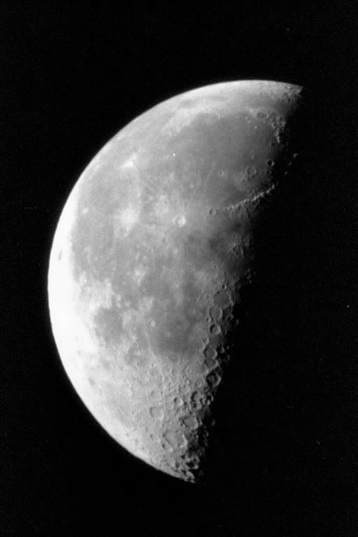
%> input picture moon.tif, 358 x 537 px
$ octave imgcompress.m   (GNU Octave 9; MATLAB toolbox functions it lacks are replaced by stand-ins)
%> lines starting %> are read from the running program, lines starting %| are printed output that depends on the picture; long printed decimals are rounded
diary('imgcompressdiary')
%% Read image from Matlab's image library.

A = imread('moon.tif');
%> A is the input picture: size 537x358 uint8; min 0, max 253, mean 52.9
A = double(A);
%> A: size 537x358 double

%% Display as a grayscale image.
figure; % Open new figure box.
colormap('gray') % Make image grayscale.
imagesc(A); set(gca,'DataAspectRatio',[1 1 1]); % Display matrix as image. Last part maintains aspect ratio.

%% Take SVD.

[U,S,V] = svd(A); % Use "svd" to find SVD A = U*S*V'.


%% Use singular values to estimate an acceptable rank k for compression.

% Number of k to try (k = 1,2,..., r).
r = 100;

sig = diag(S); % Extract vector of singular values using "diag" command. Store as variable
%> sig = 358 values, max 36844.2 at index 1, min 4.75 at index 358, mean 351.6
               % called "sig".


% Make vector of relative errors between rank k approximation Ak and A for
% k = 1,2, ..., r.
relerr = (1/sig(1))*sig;
%> relerr = 358 values, max 1 at index 1, min 0.000129 at index 358, mean 0.00954

%% Display relative 2-norm errors between A and A1, A2, etc.
% (Don't change).
fprintf('+++++++++++++++++++++++++++++++++++++++++++++++++++\n')
fprintf('   k \t| relerr \t| k \t| relerr    \n')
fprintf('+++++++++++++++++++++++++++++++++++++++++++++++++++\n')
for k = 1:r/2
    fprintf('% 4d \t| %1.5f \t| %4d \t| %1.5f \n', k, relerr(k), r/2 + k, relerr(r/2 + k))
end
%> this loop made 50 passes
%|    1 	| 1.000 	|   51 	| 0.00792
%|    2 	| 0.3476 	|   52 	| 0.00759
%|    3 	| 0.2455 	|   53 	| 0.00748
%|    4 	| 0.15 	|   54 	| 0.00717
%|    5 	| 0.1141 	|   55 	| 0.00702
%|    6 	| 0.08921 	|   56 	| 0.00692
%|    7 	| 0.07522 	|   57 	| 0.00678
%|    8 	| 0.06354 	|   58 	| 0.00658
%> (further printed lines are left out)
fprintf('+++++++++++++++++++++++++++++++++++++++++++++++++++\n')


%% Plot relative errors.
% (Don't change).
figure;
plot(1:50, sig(1:50)/sig(1))
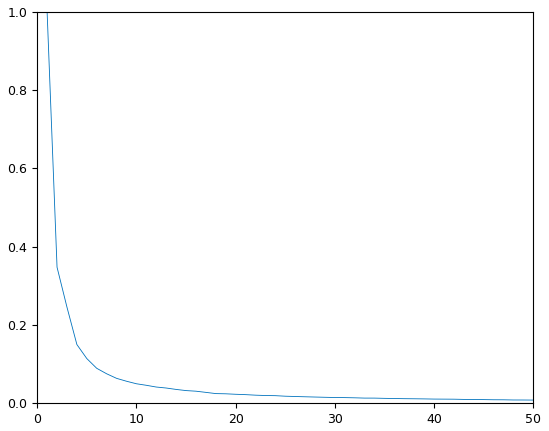
%> figure redrawn from the program's plot data; curve peaks at x = 1, y = 1

%% Plot compressed A.
% (Don't change).

% Ask user for choice of rank k.
k = input('What choice of k gives relative error < 1%?\nType this value now to compress A.\n>> ')
%> the answer given: 1


% Compress A.
Ak = U(:,1:k)*S(1:k, 1:k)*V(:, 1:k)';

% Display Ak.
figure;
colormap('gray')
imagesc(Ak); set(gca,'DataAspectRatio',[1 1 1]); % Display matrix as image. Last part maintains aspect ratio.
%> after `set(gca,'DataAspectRatio',[1 1 1])`:
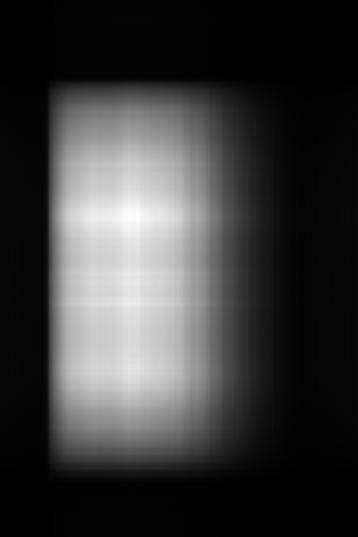
%> displayed picture: size 537x358x3, on the screen's scale of 0 to 255; min 0, max 255, mean 58.7

%% Display storage required.
% (Don't change).

[m, n] =size(A);
%> m = 537; n = 358

fprintf('\n Image is %d by %d\n', m,n)
%|  Image is 537 by 358
fprintf('\n\nStorage needed for A: %d matrix entries (m*n)\n', m*n)
%| Storage needed for A: 192246 matrix entries (m*n)
fprintf('Storage needed for Ak: %d entries (k + mk + nk)\n', k + m*k + n*k)
%| Storage needed for Ak: 896 entries (k + mk + nk)
fprintf('Reduction: %f\n\n', 1 - (k + m*k + n*k)/(m*n))
%| Reduction: 0.9953

diary off
